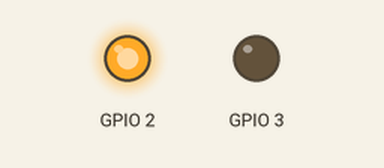
Simulated run of this program. Board: Raspberry Pi (BCM pin numbers). Parts: output pins drawn as LEDs (lit = HIGH). At 1.0 s the program stops and its outputs stay as they are.

Above: at 0.2 s.
At 0.55 s:
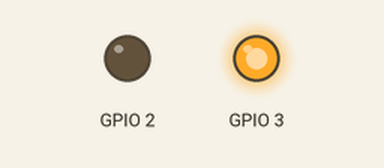
At 1.1 s:
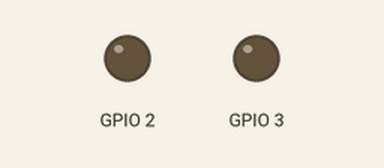
Timing chart, 0 to 2.5 s (numbered marks = the images above):
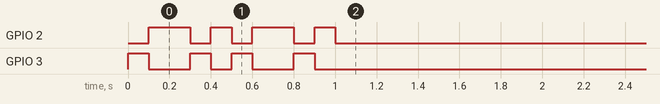

Measured:
- by itself, GPIO 2: LOW → HIGH at 0.10 s, → LOW 0.20 s later, → HIGH 0.10 s later, → LOW 0.10 s later, … (8 changes in this stretch)
- by itself, GPIO 3: LOW → HIGH at 0.00 s, → LOW 0.10 s later, → HIGH 0.20 s later, → LOW 0.10 s later, … (8 changes in this stretch)

The program:

Lchika3.py
```python
import RPi.GPIO as GPIO
import time

GPIO.setmode(GPIO.BCM)
GPIO.setup(2,GPIO.OUT)
GPIO.setup(3,GPIO.OUT)

for i in range(10):

	if i%5 in [1,2,4]:
		GPIO.output(2,GPIO.HIGH)
		GPIO.output(3,GPIO.LOW)
		time.sleep(0.1)
	else:
		GPIO.output(2,GPIO.LOW)
		GPIO.output(3,GPIO.HIGH)
		time.sleep(0.1)

GPIO.output(2,GPIO.LOW)
GPIO.output(3,GPIO.LOW)
```
